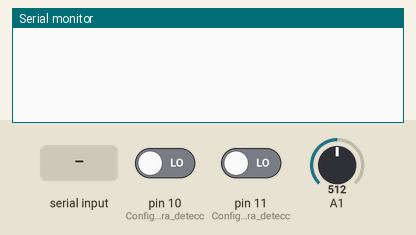
This sketch was run on a simulated Arduino Uno, built with avr-gcc and run on an emulated ATmega328P. On the bench: the last lines printed to the serial monitor. Inputs (shaded band) come from the test bench; at power-on: A1 = 512, pin 10 (Configuración_para_detecc) LOW, pin 11 (Configuración_para_detecc) LOW.

Above: at 1.2 s.
1.3 s: "A" received over the second serial link
At 1.41 s:
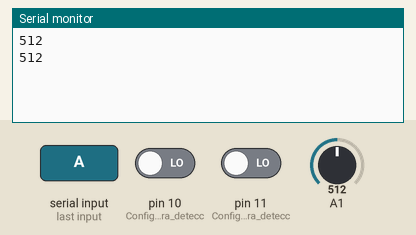
3.2 s: A1 set to 716
At 3.21 s:
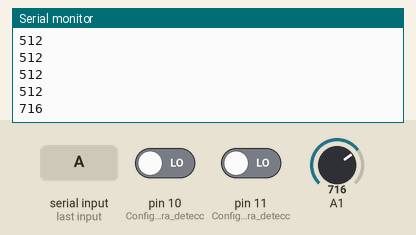
4.7 s: pin 10 (Configuración_para_detecc) driven HIGH
At 4.9 s:
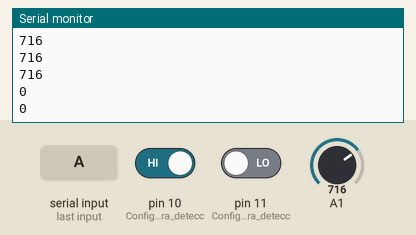
6.2 s: pin 10 (Configuración_para_detecc) driven LOW
7.7 s: A1 set to 900
At 7.72 s:
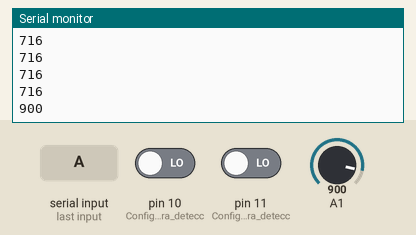
Timing chart, 0 to 10.2 s (numbered marks = the images above; inputs shaded):
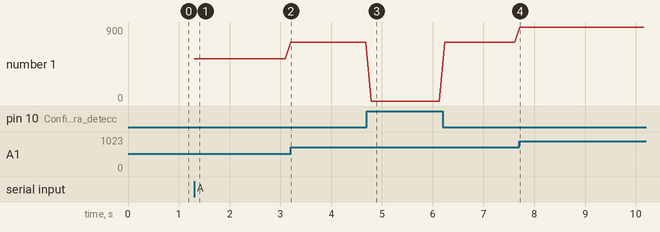

Measured:
- after the input at 1.3 s, the serial monitor: prints a new line at once (image 1)
- after the input at 3.2 s, the serial monitor: prints a new line at once (image 2)
- after the input at 4.7 s, the serial monitor: prints a new line after 0.09 s (image 3)
- after the input at 7.7 s, the serial monitor: prints a new line at once (image 4)
- plotted number 1: 512 → 716 after the input at 3.2 s, 716 → 0 after the input at 4.7 s, 716 → 900 after the input at 7.7 s

The sketch:

ULTIMA_PRUEBA.ino
```cpp
#include<SoftwareSerial.h>// Libreria para transmision Bluetooth
SoftwareSerial BTSerial(7, 6);//pines de transmision Bluetooth
void setup  ()
{
  Serial.begin(9600);// Velocidad de transmision por puerto serie.
  BTSerial.begin(9600);// Velocidad de transmision por bluetooth.
  pinMode(10, INPUT); // Configuración para detección de derivaciones LO +.
  pinMode(11, INPUT);// Configuración para detección de derivaciones LO -.
}
void loop() {
  if(BTSerial.available()){
    char Mensaje = BTSerial.read();
    if( Mensaje == 'A'){
      for(int i=0; i<4500; i++){
        if((digitalRead(10) == 1)||(digitalRead(11) == 1))
        {
        Serial.println('0');
        BTSerial.println('0');
        }
        else
        {// enviar el valor de la entrada analógica 1
        Serial.println(analogRead(A1));
        BTSerial.println(analogRead(A1));
        }
        delay(100); // Tiempo de espera para evitar que los datos en serie se saturen
        if( BTSerial.read() == 'Z'){
        break;
        }
      }
    }
  }
}
    
```
